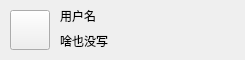
<?xml version="1.0" encoding="UTF-8"?>
<ui version="4.0">
 <class>useritem</class>
 <widget class="QWidget" name="useritem">
  <property name="geometry">
   <rect>
    <x>0</x>
    <y>0</y>
    <width>245</width>
    <height>60</height>
   </rect>
  </property>
  <property name="minimumSize">
   <size>
    <width>245</width>
    <height>60</height>
   </size>
  </property>
  <property name="maximumSize">
   <size>
    <width>245</width>
    <height>60</height>
   </size>
  </property>
  <property name="windowTitle">
   <string>Form</string>
  </property>
  <widget class="QPushButton" name="pb_icon">
   <property name="geometry">
    <rect>
     <x>10</x>
     <y>10</y>
     <width>40</width>
     <height>40</height>
    </rect>
   </property>
   <property name="text">
    <string/>
   </property>
  </widget>
  <widget class="QLabel" name="lb_name">
   <property name="geometry">
    <rect>
     <x>60</x>
     <y>5</y>
     <width>201</width>
     <height>22</height>
    </rect>
   </property>
   <property name="text">
    <string>用户名</string>
   </property>
  </widget>
  <widget class="QLabel" name="lb_feeling">
   <property name="geometry">
    <rect>
     <x>60</x>
     <y>30</y>
     <width>201</width>
     <height>22</height>
    </rect>
   </property>
   <property name="text">
    <string>啥也没写</string>
   </property>
  </widget>
 </widget>
 <resources/>
 <connections/>
</ui>
